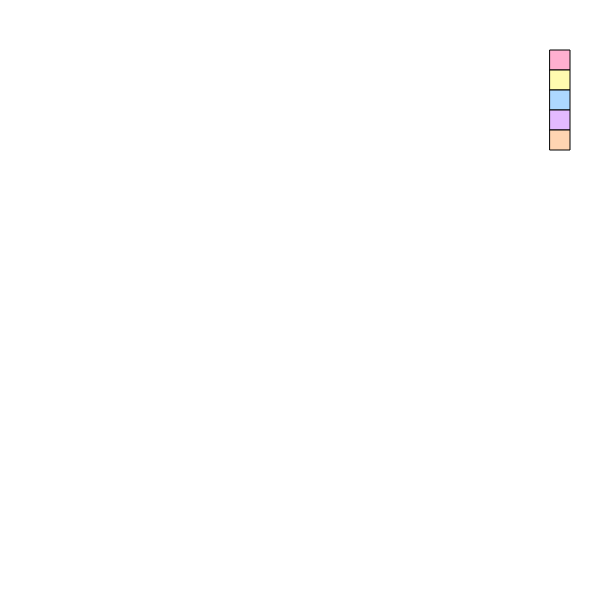
Frame 1 (no input)
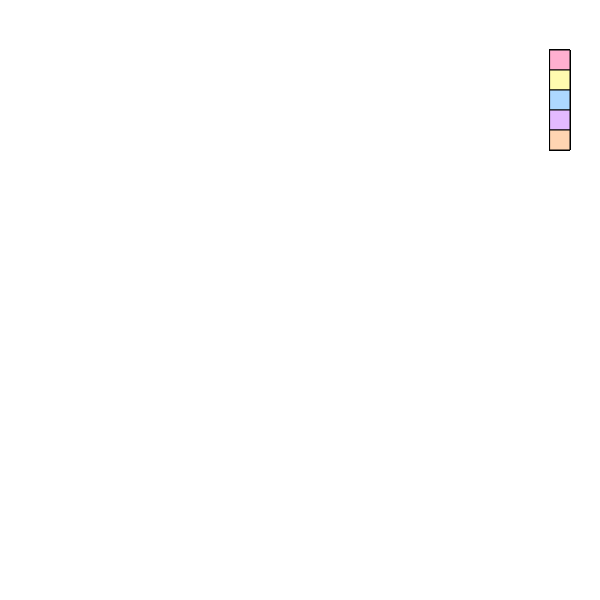
Frame 60 (no input)
Frame 120 (the mouse pressed at the canvas centre since frame 60): identical to frame 60, image omitted

The p5.js sketch that drew these frames (run headless with seeded random() and noise() and a simulated clock; from frame 60 on, the mouse is pressed at the canvas centre):

// p5.js sketch
// ── sketch.js
var r;//variable r
var g;//variable g
var b;//varible b
function setup() {
  createCanvas(600, 600);//canvas size
}

function draw() {
  fill(255, 175, 208);//pink
  rect(550, 50, 20, 20);//color selector box

  fill(255, 251, 175);//yellow
  rect(550, 70, 20 ,20);//color selector box

  fill(173, 216, 255);//blue
  rect(550, 90, 20, 20);//color selector box

   fill(227, 186, 255);//purple
  rect(550, 110, 20, 20);//color selector box

   fill(255, 212, 178);//orange
  rect(550, 130, 20, 20);//color selector box
};

function mouseClicked () {
    
    //select pink box
    if (mouseX > 550 && mouseX < 570) {
        if (mouseY > 50 && mouseY < 70) {
            r = 255;
            g = 175;
            b = 208;
        }
    }
    
    //select yellow box
    if (mouseX > 550 && mouseX < 570) {
        if (mouseY > 70 && mouseY < 90) {
            r = 255;
            g = 251;
            b = 175;
        }
    }

     //select blue box
    if (mouseX > 550 && mouseX < 570) {
        if (mouseY > 90 && mouseY < 110) {
            r = 173;
            g = 216;
            b = 255;
        }
    }

     //select purple box
    if (mouseX > 550 && mouseX < 570) {
        if (mouseY > 110 && mouseY < 130) {
            r = 227;
            g = 186;
            b = 255;
        }
    }

     //select orange box
    if (mouseX > 550 && mouseX < 570) {
        if (mouseY > 130 && mouseY < 150) {
            r = 255;
            g = 212;
            b = 178;
        }
    }
    
    //draw \circle
    fill (r, g, b);
    ellipse (mouseX, mouseY, 10, 10);

};
